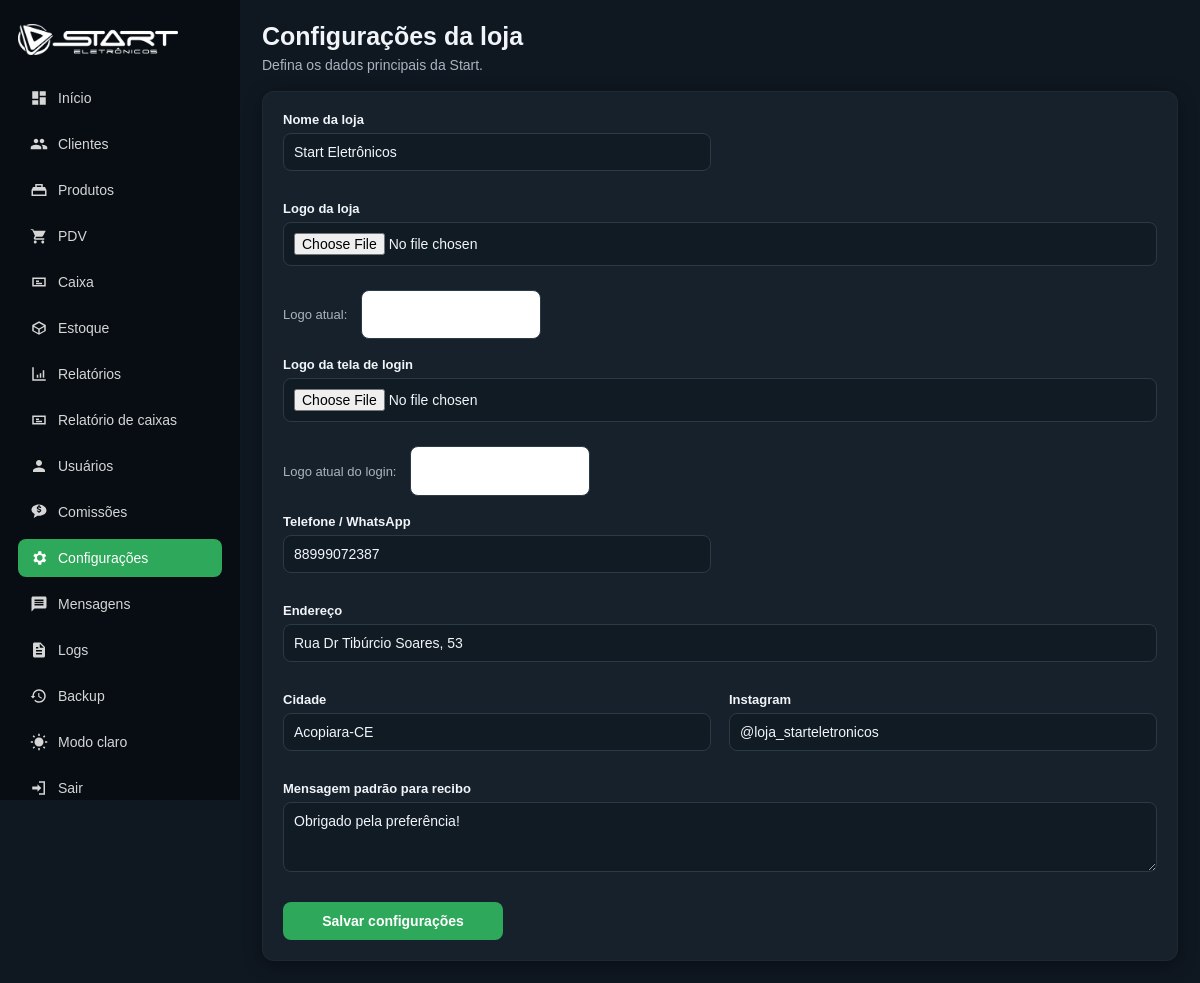
/configuracoes (signed in), run on an earlier commit of the app's database.
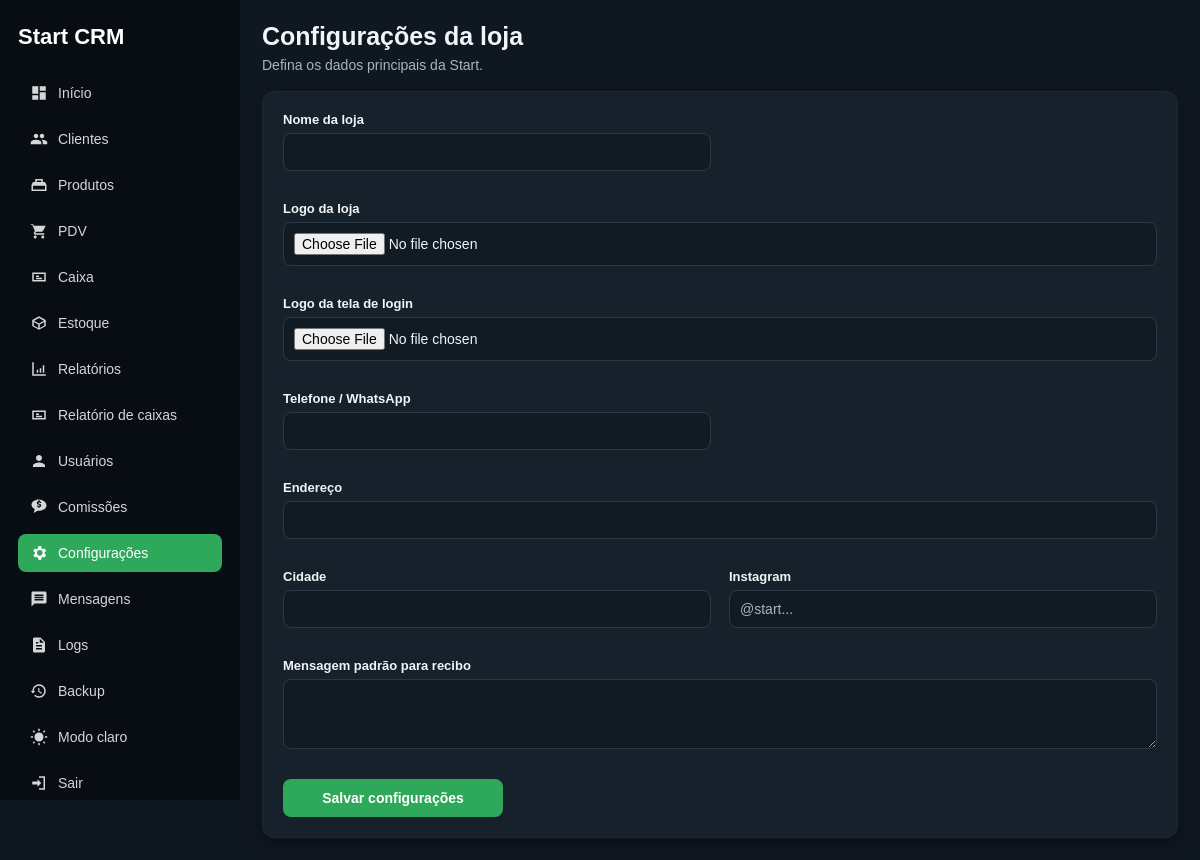
And on a later commit of the database.
### tables this page shows
CREATE TABLE configuracoes_loja (
            id INTEGER PRIMARY KEY CHECK (id = 1),
            nome_loja TEXT,
            telefone TEXT,
            endereco TEXT,
            cidade TEXT,
            instagram TEXT,
            mensagem_recibo TEXT,
            updated_at TEXT DEFAULT CURRENT_TIMESTAMP
        , logo_path TEXT, login_logo_path TEXT);

### app.py (the view, shortened to what this page needs)
@app.route("/configuracoes", methods=["GET", "POST"])
@admin_required
def configuracoes():
    conn = get_db_connection()
    config = conn.execute("""
        SELECT
            id,
            nome_loja,
            telefone,
            endereco,
            cidade,
            instagram,
            mensagem_recibo,
            logo_path,
            login_logo_path
        FROM configuracoes_loja
        WHERE id = 1
    """).fetchone()
    conn.close()
    return render_template(
        "configuracoes.html",
        config=config,
        usuario=usuario_logado()
    )

### app.py (called while the page is built)
@app.context_processor
def inject_configuracoes():
    try:
        return {
            "config_loja": obter_configuracoes_loja()
        }
    except Exception:
        return {
            "config_loja": None
        }

def get_db_connection():
    conn = sqlite3.connect(DATABASE)
    conn.row_factory = sqlite3.Row
    return conn

def admin_required(func):
    @wraps(func)
    def wrapper(*args, **kwargs):
        if "usuario_id" not in session:
            return redirect(url_for("login"))
        if session.get("usuario_perfil") != "ADMIN":
            flash("Você não tem permissão para acessar esta área.")
            return redirect(url_for("vendas"))
        return func(*args, **kwargs)
    return wrapper

def usuario_logado():
    if "usuario_id" not in session:
        return None
    return {
        "id": session.get("usuario_id"),
        "nome": session.get("usuario_nome"),
        "perfil": session.get("usuario_perfil")
    }

### templates/configuracoes.html (shortened to what the changed rows need)
<!DOCTYPE html>
<html lang="pt-BR" data-theme="{{ session.get('tema', 'dark') }}">
<head>
    <link rel="stylesheet" href="{{ url_for('static', filename='css/style.css') }}">
</head>
<body>
    <div class="app-layout">
        {% include 'partials/sidebar.html' %}
        <main class="main-content">
            <header class="topbar">
                <div>
                    <h1>Configurações da loja</h1>
                </div>
            </header>
            <section class="panel">
                <form method="POST" action="{{ url_for('configuracoes') }}" class="form-grid" enctype="multipart/form-data">
                    <div class="form-group">
                        <label for="nome_loja">Nome da loja</label>
                        <input
                            type="text"
                            id="nome_loja"
                            name="nome_loja"
                            value="{{ config.nome_loja or '' }}"
                            required
                        >
                    </div>
                    <div class="form-group full">
                        {% if config.logo_path %}
                            <div class="logo-preview">
                                <span>Logo atual:</span>
                                <img
                                    src="{{ url_for('static', filename=config.logo_path) }}"
                                    alt="Logo atual"
                                >
                            </div>
                        {% endif %}
                    </div>
                    <div class="form-group full">
                        {% if config.login_logo_path %}
                            <div class="logo-preview">
                                <span>Logo atual do login:</span>
                                <img
                                    src="{{ url_for('static', filename=config.login_logo_path) }}"
                                    alt="Logo atual do login"
                                >
                            </div>
                        {% endif %}
                    </div>
                    <div class="form-group">
                        <label for="telefone">Telefone / WhatsApp</label>
                        <input
                            type="text"
                            id="telefone"
                            name="telefone"
                            value="{{ config.telefone or '' }}"
                        >
                    </div>
                    <div class="form-group full">
                        <label for="endereco">Endereço</label>
                        <input
                            type="text"
                            id="endereco"
                            name="endereco"
                            value="{{ config.endereco or '' }}"
                        >
                    </div>
                    <div class="form-group">
                        <label for="cidade">Cidade</label>
                        <input
                            type="text"
                            id="cidade"
                            name="cidade"
                            value="{{ config.cidade or '' }}"
                        >
                    </div>
                    <div class="form-group">
                        <label for="instagram">Instagram</label>
                        <input
                            type="text"
                            id="instagram"
                            name="instagram"
                            value="{{ config.instagram or '' }}"
                            placeholder="@start..."
                        >
                    </div>
                    <div class="form-group full">
                        <label for="mensagem_recibo">Mensagem padrão para recibo</label>
                        <textarea
                            id="mensagem_recibo"
                            name="mensagem_recibo"
                            rows="3"
                        >{{ config.mensagem_recibo or '' }}</textarea>
                    </div>
                </form>
            </section>
        </main>
    </div>
</body>
</html>

### templates/partials/sidebar.html (shortened to what the changed rows need)
<aside class="sidebar">
    <div class="sidebar-brand">
        {% if config_loja and config_loja.logo_path %}
            <img
                src="{{ url_for('static', filename=config_loja.logo_path) }}"
                alt="{{ config_loja.nome_loja or 'Start CRM' }}"
            >
        {% else %}
            <h2>{{ config_loja.nome_loja if config_loja else 'Start CRM' }}</h2>
        {% endif %}
    </div>
</aside>

What changed in the data, as far as the page shows it:
removed configuracoes_loja: logo_path (picture), nome_loja "Start Eletrônicos", login_logo_path (picture), telefone "88999072387", endereco "Rua Dr Tibúrcio Soares, 53", cidade "Acopiara-CE", instagram "@loja_starteletronicos", mensagem_recibo "Obrigado pela preferência!"
Also different on the page:
{{ config_loja.nome_loja if config_loja else 'Start CRM' }}: (not shown) → "Start CRM"
text no longer shown: "Logo atual: Logo atual do login:"
